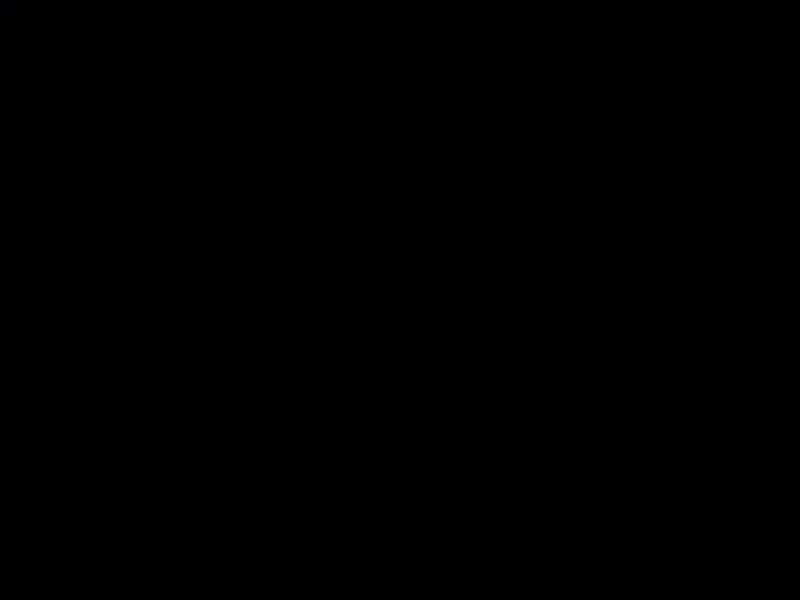
Frame 1 (no input)
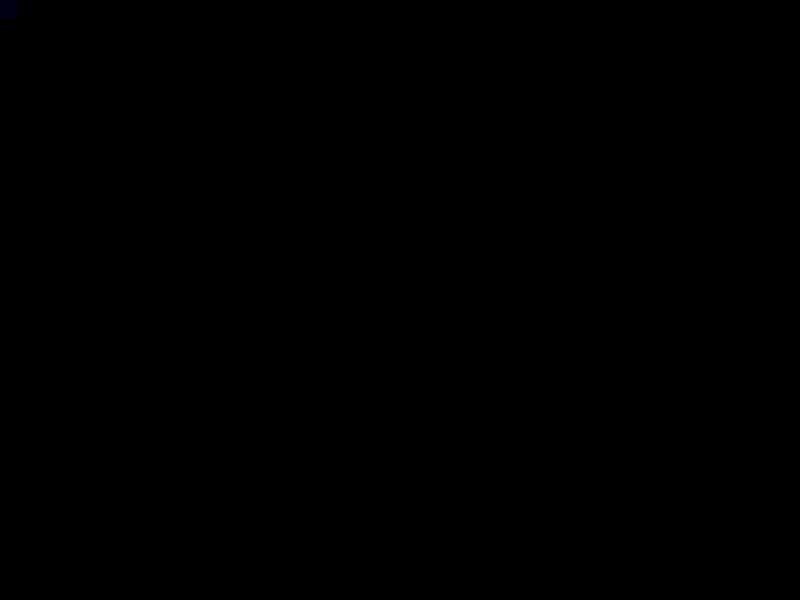
Frame 60 (the mouse pressed at the canvas centre just before this capture)
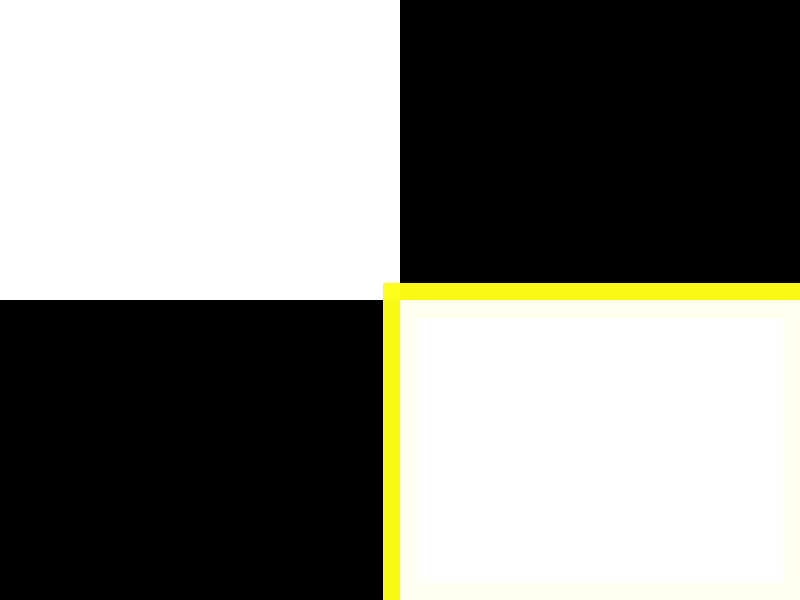
Frame 120 (the mouse held since frame 60 and released just before this capture)

The Processing sketch that drew these frames (run headless with seeded random() and noise(); from frame 60 on, the mouse is pressed at the canvas centre):

// Processing sketch: processing_35153
// ── processing_35153.pde


void setup(){
size (800, 600);

background(0);

}

void draw(){

stroke(mouseX,mouseY,20,20); //puedo hacer esto mejor?

float distance = dist(mouseX, mouseY,pmouseX, pmouseY);

float maxStroke =45;

strokeWeight(maxStroke - constrain(distance, 10, maxStroke));


rect(pmouseX, pmouseY, mouseX, mouseY);

}
